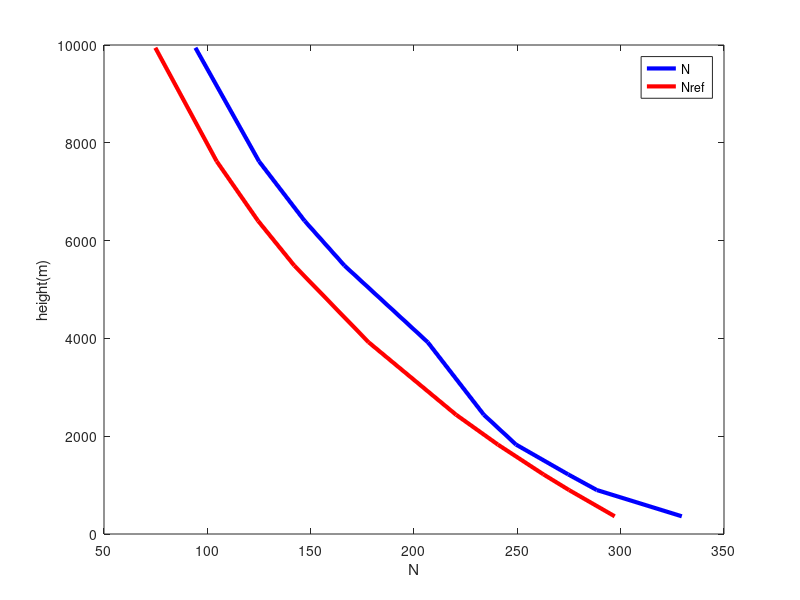

Reproduce this figure in MATLAB.
clear all;
close all;
% Fun ATMO RADAR homework 1.5
h=[362; 899; 1219; 1829; 2439; 3923; 5487; 6402; 7621; 9944];
P=[962; 904; 871; 811; 755; 630; 516; 458; 389; 281;];
T=[18.4; 21.2; 19.6; 17.5; 12.3; 0.0; -9.4; -14.7; -22.0; -39.9;];
Pw=[16.7; 11.6; 10.0; 7.4; 6.2; 5.5; 2.7; 1.7; 0.8; 0.1;];
numh=numel(h);
N=zeros(numh,1);
Nref=zeros(numh,1);
for i=1:numh
    N(i)=(77.6/(T(i)+273))*(P(i)+4810*Pw(i)/(T(i)+273));
end

for i=1:numh
    Nref(i)=313*exp(-0.1439*h(i)/1000);
end


% N=(77.6./T)*(P+4810.*Pw./T);

plot(N,h,'b','linewidth',3)
hold on;
plot(Nref,h,'r','linewidth',3)
legend('N','Nref')
xlabel('N')
ylabel('height(m)')

N2=N.*10^-6+1;
Nref2=Nref.*10^-6+1;

dndh=(N2(3)-N2(1))/(h(3)-h(1));
refdndh=(Nref2(3)-Nref2(1))/(h(3)-h(1));

a=6371;
ae1=a/(1+a*dndh);
ae1ref=a/(1+a*refdndh);

ke1=ae1/a;
ke1ref=ae1ref/a;
rr=100000;

h1=((rr)^2+(ke1*a)^2+2*rr*ke1*sin(0))^0.5-ke1*a;
h2=((rr)^2+(ke1ref*a)^2+2*rr*ke1ref*sin(0))^0.5-ke1ref*a;
